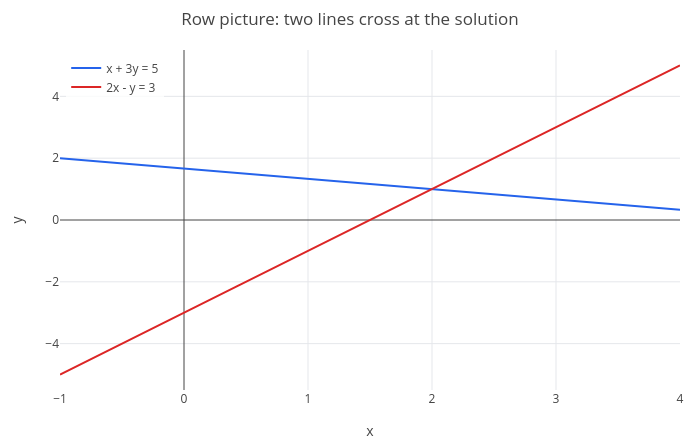

Notebook cell for this chart:
### Markdown cell above
## 1. Two pictures of one system

Two equations in two unknowns,

$$x + 3y = 5, \qquad 2x - y = 3,$$

are one matrix equation $Ax = b$ with $A = [1\ 3;\ 2\ {-1}]$ and $b = [5;\ 3]$.

**The row picture.** Each equation is a line; the solution is where they cross. The plot shows both lines, solved for
$y$: $y = (5 - x)/3$ and $y = 2x - 3$, with $x$ across and $y$ up:

### Code cell
p = legend(plot((5 - x)/3, 2*x - 3, x, -1, 4), "x + 3y = 5", "2x - y = 3");
labels(title(p, "Row picture: two lines cross at the solution"), "x", "y")

### Figure 1 — Plotly figure (JSON) as saved in the notebook; plotly's stock layout.template omitted (floating-point values rounded to 4 significant figures; data arrays with more than 128 entries replaced by an {"elided": "..."} marker saying what was removed)
{"data": [{"line": {"color": "#2563eb", "width": 2}, "mode": "lines", "name": "x + 3y = 5", "type": "scatter", "x": {"elided": "402 float values"}, "y": {"elided": "402 float values"}}, {"line": {"color": "#dc2626", "width": 2}, "mode": "lines", "name": "2x - y = 3", "type": "scatter", "x": {"elided": "402 float values"}, "y": {"elided": "402 float values"}}], "layout": {"height": 440, "legend": {"bgcolor": "rgba(255,255,255,0.8)", "x": 0.01, "xanchor": "left", "y": 0.99, "yanchor": "top"}, "margin": {"b": 50, "l": 60, "r": 20, "t": 50}, "showlegend": true, "title": {"text": "Row picture: two lines cross at the solution"}, "width": 700, "xaxis": {"range": [-1, 4], "title": {"text": "x"}, "zeroline": true}, "yaxis": {"range": [-5.5, 5.5], "title": {"text": "y"}, "zeroline": true}}}
